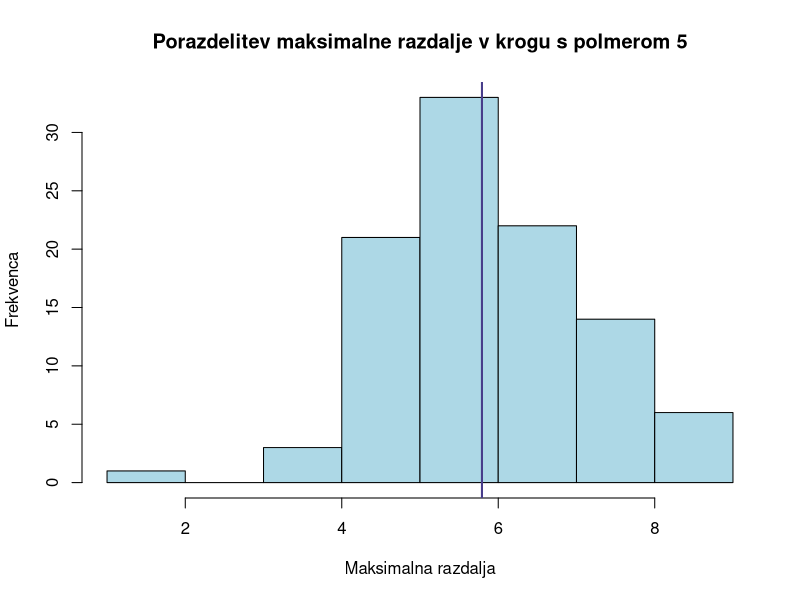

Write the R code that produced this figure.
podatki_krog = c(7.7648873854320595,
5.279401559995488,
7.3604657200750685,
4.934131798635991,
4.6021562779351255,
5.004726967545417,
4.68938098835526,
5.370389540669162,
4.3627122821045425,
8.49348535642612,
7.208809289098352,
5.194864822495926,
6.021871032980678,
5.048938098327732,
5.774744773756721,
3.2384357086679056,
3.252361279877226,
7.068652286028976,
6.686827625843498,
1.4373399854527154,
7.693444804295021,
4.340881831753003,
4.078465205844927,
7.942670233565937,
5.616458299163581,
6.730601408625989,
5.399416308236895,
8.290705933128052,
7.83767514133182,
6.525965904920509,
6.476421124496456,
5.993306821321687,
6.2343457529213175,
5.0344847887776805,
5.317053671741892,
5.8597419601623875,
5.089469623077318,
4.636000032364228,
6.023855849626201,
4.25104403017128,
8.159681508420537,
4.621281167624119,
5.115600026923177,
5.29898176107574,
5.7889638989287615,
7.825250932291333,
6.148504258327069,
7.281038646362232,
5.113545388949403,
5.609225466419164,
6.053159500354744,
6.430853696671272,
8.556802273407948,
4.085995778417847,
4.121636447567562,
5.197981585109115,
8.102028833255282,
8.130966053288534,
7.435801591970394,
4.440203650868934,
6.265537344416669,
3.2051113291695046,
7.693022627294194,
6.539575406255047,
5.4119634836344455,
4.738193094142226,
4.9497519053242485,
6.371029886039674,
7.939881081286287,
5.571435614305055,
5.144100436718524,
4.884165073233914,
6.789255536978418,
6.087872147999172,
6.027363637079668,
7.149507484120131,
5.127060265694717,
6.20439317106814,
4.413318866128441,
7.226164111661941,
6.552585457445396,
5.564312639942053,
5.969446268034641,
4.14806065287872,
5.654296625108477,
5.509702088746024,
4.159040091798708,
5.086379315699325,
6.188693677754269,
6.004601594233048,
5.857713322748181,
5.498840292120059,
4.555622019291291,
5.635033816822902,
4.891693937209281,
5.0669725831478045,
4.9548846171919205,
6.086228856181352,
6.466771428185844,
5.915970544997771)

hist(podatki_krog,xlab = "Maksimalna razdalja",  ylab = "Frekvenca", 
     main ="Porazdelitev maksimalne razdalje v krogu s polmerom 5", col = "lightblue")
abline(v=mean(podatki_krog),col="darkslateblue",lwd=2)
